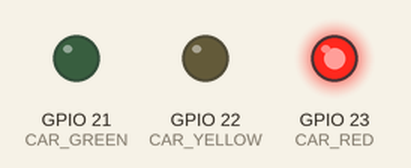
This program was run on a simulated ESP32. Shown: output pins drawn as LEDs (lit = HIGH). What the program prints to the serial monitor is not drawn.

Above: at 2.5 s.
At 8.7 s:
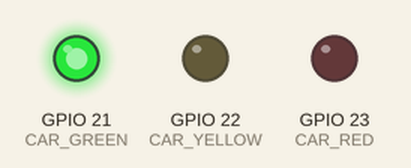
At 11.7 s:
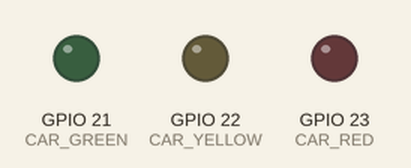
At 15.0 s:
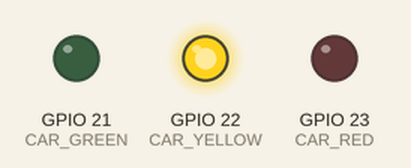
Timing chart, 0 to 20.8 s (numbered marks = the images above):
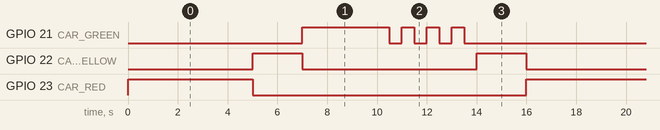

Measured:
- by itself, GPIO 21 (CAR_GREEN): repeats every 16.0 s: 3 × (LOW 0.50 s, HIGH 0.50 s), LOW 9.5 s, HIGH 3.5 s
- by itself, GPIO 22 (CAR_YELLOW): repeats every 16.0 s: LOW 7.0 s, HIGH 2.0 s, LOW 5.0 s, HIGH 2.0 s
- by itself, GPIO 23 (CAR_RED): alternates HIGH for 5.0 s and LOW for 11.0 s

The program:

main.cpp
```cpp
#include <Arduino.h>

// Пины
const int CAR_RED = 23;
const int CAR_YELLOW = 22;
const int CAR_GREEN = 21;
const int BUTTON =    13;

const int red_time = 5000;
const int green_time = 3000;
const int blinking_time = 500;
const int AutoModeDuration = red_time + green_time + 4*(blinking_time * 4);

unsigned long currentTime = millis();

void setup()
{
  Serial.begin(115200);
  pinMode(CAR_RED, OUTPUT);
  pinMode(CAR_YELLOW, OUTPUT);
  pinMode(CAR_GREEN, OUTPUT);

  digitalWrite(CAR_RED, HIGH);
  digitalWrite(CAR_YELLOW, LOW);
  digitalWrite(CAR_GREEN, LOW);

  Serial.println(AutoModeDuration);
}

void loop()
{
  digitalWrite(CAR_RED, HIGH);
  delay(red_time);
  digitalWrite(CAR_RED, LOW);

  digitalWrite(CAR_YELLOW, HIGH);  // жёлтый сигнал
  delay(blinking_time * 4);
  digitalWrite(CAR_YELLOW, LOW);

  digitalWrite(CAR_GREEN, HIGH);   // машины едут
  delay(green_time);
  for(int i = 0; i <= 3; i++){     // мигает зелёный сигнал машинам
    digitalWrite(CAR_GREEN, HIGH);
    delay(blinking_time);
    digitalWrite(CAR_GREEN, LOW);
    delay(blinking_time);
  }

  digitalWrite(CAR_YELLOW, HIGH);  // жёлтый сигнал
  delay(blinking_time * 4);
  digitalWrite(CAR_YELLOW, LOW);

  Serial.println(currentTime);
}
```
